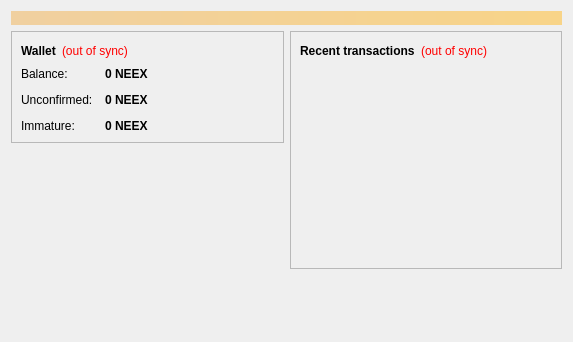
<?xml version="1.0" encoding="UTF-8"?>
<ui version="4.0">
 <class>OverviewPage</class>
 <widget class="QWidget" name="OverviewPage">
  <property name="geometry">
   <rect>
    <x>0</x>
    <y>0</y>
    <width>573</width>
    <height>342</height>
   </rect>
  </property>
  <property name="windowTitle">
   <string>Form</string>
  </property>
  <layout class="QVBoxLayout" name="topLayout">
   <item>
    <widget class="QLabel" name="labelAlerts">
     <property name="visible">
      <bool>false</bool>
     </property>
     <property name="styleSheet">
      <string notr="true">background-color: qlineargradient(x1: 0, y1: 0, x2: 1, y2: 0, stop:0 #F0D0A0, stop:1 #F8D488); color:#000000;</string>
     </property>
     <property name="wordWrap">
      <bool>true</bool>
     </property>
     <property name="margin">
      <number>3</number>
     </property>
    </widget>
   </item>
   <item>
    <layout class="QHBoxLayout" name="horizontalLayout" stretch="1,1">
     <item>
      <layout class="QVBoxLayout" name="verticalLayout_2">
       <item>
        <widget class="QFrame" name="frame">
         <property name="frameShape">
          <enum>QFrame::StyledPanel</enum>
         </property>
         <property name="frameShadow">
          <enum>QFrame::Raised</enum>
         </property>
         <layout class="QVBoxLayout" name="verticalLayout_4">
          <item>
           <layout class="QHBoxLayout" name="horizontalLayout_4">
            <item>
             <widget class="QLabel" name="label_5">
              <property name="font">
               <font>
                <weight>75</weight>
                <bold>true</bold>
               </font>
              </property>
              <property name="text">
               <string>Wallet</string>
              </property>
             </widget>
            </item>
            <item>
             <widget class="QLabel" name="labelWalletStatus">
              <property name="toolTip">
               <string>The displayed information may be out of date. Your wallet automatically synchronizes with the Neexstar network after a connection is established, but this process has not completed yet.</string>
              </property>
              <property name="styleSheet">
               <string notr="true">QLabel { color: red; }</string>
              </property>
              <property name="text">
               <string notr="true">(out of sync)</string>
              </property>
              <property name="alignment">
               <set>Qt::AlignLeading|Qt::AlignLeft|Qt::AlignVCenter</set>
              </property>
             </widget>
            </item>
            <item>
             <spacer name="horizontalSpacer_2">
              <property name="orientation">
               <enum>Qt::Horizontal</enum>
              </property>
              <property name="sizeHint" stdset="0">
               <size>
                <width>40</width>
                <height>20</height>
               </size>
              </property>
             </spacer>
            </item>
           </layout>
          </item>
          <item>
           <layout class="QFormLayout" name="formLayout_2">
            <property name="fieldGrowthPolicy">
             <enum>QFormLayout::AllNonFixedFieldsGrow</enum>
            </property>
            <property name="horizontalSpacing">
             <number>12</number>
            </property>
            <property name="verticalSpacing">
             <number>12</number>
            </property>
            <item row="0" column="0">
             <widget class="QLabel" name="label">
              <property name="text">
               <string>Balance:</string>
              </property>
             </widget>
            </item>
            <item row="0" column="1">
             <widget class="QLabel" name="labelBalance">
              <property name="font">
               <font>
                <weight>75</weight>
                <bold>true</bold>
               </font>
              </property>
              <property name="cursor">
               <cursorShape>IBeamCursor</cursorShape>
              </property>
              <property name="toolTip">
               <string>Your current balance</string>
              </property>
              <property name="text">
               <string notr="true">0 NEEX</string>
              </property>
              <property name="textInteractionFlags">
               <set>Qt::LinksAccessibleByMouse|Qt::TextSelectableByKeyboard|Qt::TextSelectableByMouse</set>
              </property>
             </widget>
            </item>
            <item row="1" column="0">
             <widget class="QLabel" name="label_3">
              <property name="text">
               <string>Unconfirmed:</string>
              </property>
             </widget>
            </item>
            <item row="1" column="1">
             <widget class="QLabel" name="labelUnconfirmed">
              <property name="font">
               <font>
                <weight>75</weight>
                <bold>true</bold>
               </font>
              </property>
              <property name="cursor">
               <cursorShape>IBeamCursor</cursorShape>
              </property>
              <property name="toolTip">
               <string>Total of transactions that have yet to be confirmed, and do not yet count toward the current balance</string>
              </property>
              <property name="text">
               <string notr="true">0 NEEX</string>
              </property>
              <property name="textInteractionFlags">
               <set>Qt::LinksAccessibleByMouse|Qt::TextSelectableByKeyboard|Qt::TextSelectableByMouse</set>
              </property>
             </widget>
            </item>
            <item row="2" column="0">
             <widget class="QLabel" name="labelImmatureText">
              <property name="text">
               <string>Immature:</string>
              </property>
             </widget>
            </item>
            <item row="2" column="1">
             <widget class="QLabel" name="labelImmature">
              <property name="font">
               <font>
                <weight>75</weight>
                <bold>true</bold>
               </font>
              </property>
              <property name="toolTip">
               <string>Mined balance that has not yet matured</string>
              </property>
              <property name="text">
               <string notr="true">0 NEEX</string>
              </property>
              <property name="textInteractionFlags">
               <set>Qt::LinksAccessibleByMouse|Qt::TextSelectableByKeyboard|Qt::TextSelectableByMouse</set>
              </property>
             </widget>
            </item>
           </layout>
          </item>
         </layout>
        </widget>
       </item>
       <item>
        <spacer name="verticalSpacer">
         <property name="orientation">
          <enum>Qt::Vertical</enum>
         </property>
         <property name="sizeHint" stdset="0">
          <size>
           <width>20</width>
           <height>40</height>
          </size>
         </property>
        </spacer>
       </item>
      </layout>
     </item>
     <item>
      <layout class="QVBoxLayout" name="verticalLayout_3">
       <item>
        <widget class="QFrame" name="frame_2">
         <property name="frameShape">
          <enum>QFrame::StyledPanel</enum>
         </property>
         <property name="frameShadow">
          <enum>QFrame::Raised</enum>
         </property>
         <layout class="QVBoxLayout" name="verticalLayout">
          <item>
           <layout class="QHBoxLayout" name="horizontalLayout_2">
            <item>
             <widget class="QLabel" name="label_4">
              <property name="text">
               <string>&lt;b&gt;Recent transactions&lt;/b&gt;</string>
              </property>
             </widget>
            </item>
            <item>
             <widget class="QLabel" name="labelTransactionsStatus">
              <property name="toolTip">
               <string>The displayed information may be out of date. Your wallet automatically synchronizes with the Neexstar network after a connection is established, but this process has not completed yet.</string>
              </property>
              <property name="styleSheet">
               <string notr="true">QLabel { color: red; }</string>
              </property>
              <property name="text">
               <string notr="true">(out of sync)</string>
              </property>
              <property name="alignment">
               <set>Qt::AlignRight|Qt::AlignTrailing|Qt::AlignVCenter</set>
              </property>
             </widget>
            </item>
            <item>
             <spacer name="horizontalSpacer">
              <property name="orientation">
               <enum>Qt::Horizontal</enum>
              </property>
              <property name="sizeHint" stdset="0">
               <size>
                <width>40</width>
                <height>20</height>
               </size>
              </property>
             </spacer>
            </item>
           </layout>
          </item>
          <item>
           <widget class="QListView" name="listTransactions">
            <property name="styleSheet">
             <string notr="true">QListView { background: transparent; }</string>
            </property>
            <property name="frameShape">
             <enum>QFrame::NoFrame</enum>
            </property>
            <property name="verticalScrollBarPolicy">
             <enum>Qt::ScrollBarAlwaysOff</enum>
            </property>
            <property name="horizontalScrollBarPolicy">
             <enum>Qt::ScrollBarAlwaysOff</enum>
            </property>
            <property name="selectionMode">
             <enum>QAbstractItemView::NoSelection</enum>
            </property>
           </widget>
          </item>
         </layout>
        </widget>
       </item>
       <item>
        <spacer name="verticalSpacer_2">
         <property name="orientation">
          <enum>Qt::Vertical</enum>
         </property>
         <property name="sizeHint" stdset="0">
          <size>
           <width>20</width>
           <height>40</height>
          </size>
         </property>
        </spacer>
       </item>
      </layout>
     </item>
    </layout>
   </item>
  </layout>
 </widget>
 <resources/>
 <connections/>
</ui>
